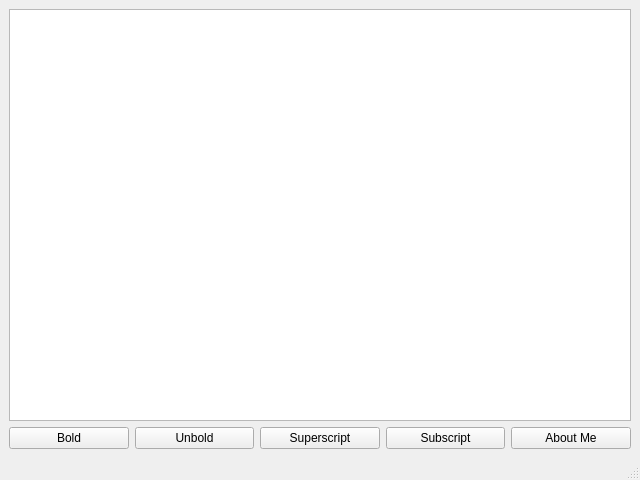
<?xml version="1.0" encoding="UTF-8"?>
<ui version="4.0">
 <class>MainWindow</class>
 <widget class="QMainWindow" name="MainWindow">
  <property name="geometry">
   <rect>
    <x>0</x>
    <y>0</y>
    <width>640</width>
    <height>480</height>
   </rect>
  </property>
  <property name="windowTitle">
   <string>Text Editor</string>
  </property>
  <widget class="QWidget" name="centralwidget">
   <layout class="QVBoxLayout">
    <item>
     <widget class="QTextEdit" name="textEdit"/>
    </item>
    <item>
     <layout class="QHBoxLayout" name="horizontalLayout">
      <item>
       <widget class="QPushButton" name="boldButton">
        <property name="text">
         <string>Bold</string>
        </property>
       </widget>
      </item>
      <item>
       <widget class="QPushButton" name="unboldButton">
        <property name="text">
         <string>Unbold</string>
        </property>
       </widget>
      </item>
      <item>
       <widget class="QPushButton" name="superscriptButton">
        <property name="text">
         <string>Superscript</string>
        </property>
       </widget>
      </item>
      <item>
       <widget class="QPushButton" name="subscriptButton">
        <property name="text">
         <string>Subscript</string>
        </property>
       </widget>
      </item>
      <item>
       <widget class="QPushButton" name="aboutButton">
        <property name="text">
         <string>About Me</string>
        </property>
       </widget>
      </item>
     </layout>
    </item>
   </layout>
  </widget>
  <widget class="QMenuBar" name="menubar">
   <property name="geometry">
    <rect>
     <x>0</x>
     <y>0</y>
     <width>640</width>
     <height>21</height>
    </rect>
   </property>
  </widget>
  <widget class="QStatusBar" name="statusbar"/>
 </widget>
 <resources/>
 <connections/>
</ui>
